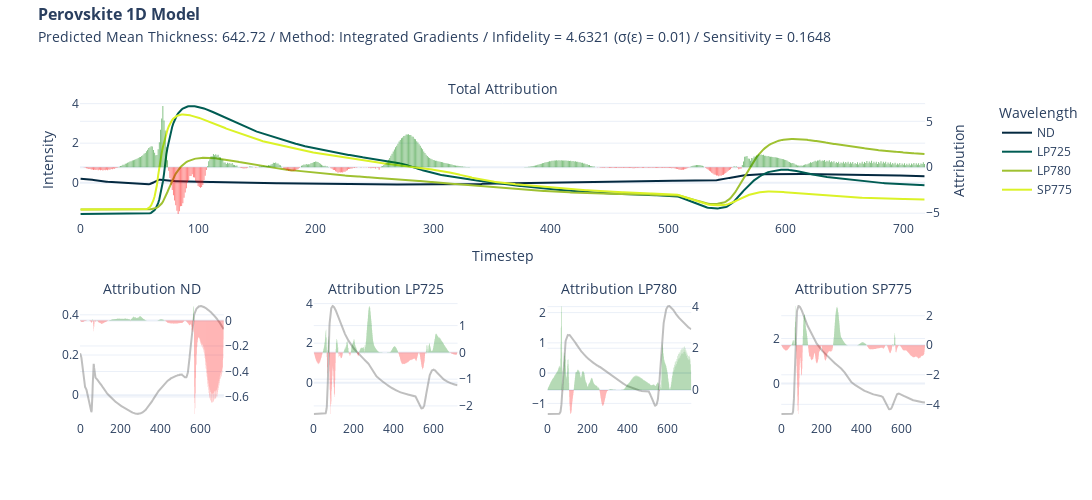

Write notebook code for a chart like this one.
### Code cell
import plotly.graph_objects as go


def format_title(title, subtitle=None, font_size=16, subtitle_font_size=14):
    title = f'<span style="font-size: {font_size}px;"><b>{title}</b></span>'
    if not subtitle:
        return title
    subtitle = f'<span style="font-size: {subtitle_font_size}px;">{subtitle}</span>'
    return f"{title}<br>{subtitle}"

if target == "pce":
    subtitle = "Predicted PCE: "
else:
    subtitle = "Predicted Mean Thickness: "


from plotly.subplots import make_subplots

fig = make_subplots(
    rows=2,
    cols=4,
    specs=[
        [{"secondary_y": True, "colspan": 4}, None, None, None],
        [
            {"secondary_y": True},
            {"secondary_y": True},
            {"secondary_y": True},
            {"secondary_y": True},
        ],
    ],
    subplot_titles=(
        format_title("", "Total Attribution"),
        format_title("", "Attribution ND"),
        format_title("", "Attribution LP725"),
        format_title("", "Attribution LP780"),
        format_title("", "Attribution SP775"),
    ),
)

fig.add_trace(
    go.Bar(
        y=attr_ig.squeeze().sum(axis=0),
        name="Attribution",
        marker_color=np.where(attr_ig.squeeze().sum(axis=0) < 0, "red", "green"),
        opacity=0.5,
        showlegend=False,
        marker_line_width=0,
    ),
    secondary_y=True,
)

fig.add_trace(go.Scatter(y=x[0], name="ND", marker_color="#042940"))
fig.add_trace(go.Scatter(y=x[1], name="LP725", marker_color="#005C53"))
fig.add_trace(go.Scatter(y=x[2], name="LP780", marker_color="#9FC131"))
fig.add_trace(go.Scatter(y=x[3], name="SP775", marker_color="#DBF227"))

fig.update_yaxes(title="Intensity")
fig.update_yaxes(title_text="Attribution", secondary_y=True)
fig.update_xaxes(title="Timestep")

fig.add_trace(
    go.Scatter(y=x[0], name="ND", marker_color="grey", opacity=0.5, showlegend=False),
    row=2,
    col=1,
)
fig.add_trace(
    go.Bar(
        y=attr_ig.squeeze()[0],
        marker_color=np.where(attr_ig.squeeze()[0] < 0, "red", "green"),
        opacity=0.5,
        showlegend=False,
        marker_line_width=0,
    ),
    secondary_y=True,
    row=2,
    col=1,
)

fig.update_yaxes(title=None, row=2, col=1)
fig.update_yaxes(title_text=None, secondary_y=True, row=2, col=1)
fig.update_xaxes(title=None, row=2, col=1)

fig.add_trace(
    go.Scatter(
        y=x[1], name="LP725", marker_color="grey", opacity=0.5, showlegend=False
    ),
    row=2,
    col=2,
)
fig.add_trace(
    go.Bar(
        y=attr_ig.squeeze()[1],
        marker_color=np.where(attr_ig.squeeze()[1] < 0, "red", "green"),
        opacity=0.5,
        showlegend=False,
        marker_line_width=0,
    ),
    secondary_y=True,
    row=2,
    col=2,
)

fig.update_yaxes(title=None, row=2, col=2)
fig.update_yaxes(title_text=None, secondary_y=True, row=2, col=2)
fig.update_xaxes(title=None, row=2, col=2)

fig.add_trace(
    go.Scatter(
        y=x[2], name="LP780", marker_color="grey", opacity=0.5, showlegend=False
    ),
    row=2,
    col=3,
)
fig.add_trace(
    go.Bar(
        y=attr_ig.squeeze()[2],
        marker_color=np.where(attr_ig.squeeze()[2] < 0, "red", "green"),
        opacity=0.5,
        showlegend=False,
        marker_line_width=0,
    ),
    secondary_y=True,
    row=2,
    col=3,
)

fig.update_yaxes(title=None, row=2, col=3)
fig.update_yaxes(title_text=None, secondary_y=True, row=2, col=3)
fig.update_xaxes(title=None, row=2, col=3)

fig.add_trace(
    go.Scatter(
        y=x[3], name="SP775", marker_color="grey", opacity=0.5, showlegend=False
    ),
    row=2,
    col=4,
)
fig.add_trace(
    go.Bar(
        y=attr_ig.squeeze()[3],
        marker_color=np.where(attr_ig.squeeze()[3] < 0, "red", "green"),
        opacity=0.5,
        showlegend=False,
        marker_line_width=0,
    ),
    secondary_y=True,
    row=2,
    col=4,
)

fig.update_yaxes(title=None, row=2, col=4)
fig.update_yaxes(title_text=None, secondary_y=True, row=2, col=4)
fig.update_xaxes(title=None, row=2, col=4)

fig.update_layout(
    title=format_title(
        "Perovskite 1D Model",
        subtitle
        + str(np.round(y,2))
        + " / Method: Integrated Gradients / Infidelity = "
        + str(*np.round(infid_ig.numpy(), 4))
        + " ("
        + "\u03C3"
        + "("
        + "\u03B5"
        + ") = "
        + str(std_noise)
        + ")"
        + " / Sensitivity = "
        + str(*np.round(sens_ig.numpy(), 4)),
    ),
    legend_title="Wavelength",
    title_y=0.96,
    title_x=0.035,
    template="plotly_white",
    height=500,
    width=1200,
)

fig.write_image("xai/images/" + target +"/1D/1D_ig.png", scale=2)

fig.show()

### Figure 1 — Plotly figure (JSON) as saved in the notebook; plotly's stock layout.template omitted (floating-point values rounded to 4 significant figures; data arrays with more than 128 entries replaced by an {"elided": "..."} marker saying what was removed)
{"data": [{"marker": {"color": {"elided": "719 str values"}, "line": {"width": 0}}, "name": "Attribution", "opacity": 0.5, "showlegend": false, "type": "bar", "xaxis": "x", "y": {"elided": "719 float values"}, "yaxis": "y2"}, {"marker": {"color": "#042940"}, "name": "ND", "type": "scatter", "y": {"elided": "719 float values"}}, {"marker": {"color": "#005C53"}, "name": "LP725", "type": "scatter", "y": {"elided": "719 float values"}}, {"marker": {"color": "#9FC131"}, "name": "LP780", "type": "scatter", "y": {"elided": "719 float values"}}, {"marker": {"color": "#DBF227"}, "name": "SP775", "type": "scatter", "y": {"elided": "719 float values"}}, {"marker": {"color": "grey"}, "name": "ND", "opacity": 0.5, "showlegend": false, "type": "scatter", "xaxis": "x2", "y": {"elided": "719 float values"}, "yaxis": "y3"}, {"marker": {"color": {"elided": "719 str values"}, "line": {"width": 0}}, "opacity": 0.5, "showlegend": false, "type": "bar", "xaxis": "x2", "y": {"elided": "719 float values"}, "yaxis": "y4"}, {"marker": {"color": "grey"}, "name": "LP725", "opacity": 0.5, "showlegend": false, "type": "scatter", "xaxis": "x3", "y": {"elided": "719 float values"}, "yaxis": "y5"}, {"marker": {"color": {"elided": "719 str values"}, "line": {"width": 0}}, "opacity": 0.5, "showlegend": false, "type": "bar", "xaxis": "x3", "y": {"elided": "719 float values"}, "yaxis": "y6"}, {"marker": {"color": "grey"}, "name": "LP780", "opacity": 0.5, "showlegend": false, "type": "scatter", "xaxis": "x4", "y": {"elided": "719 float values"}, "yaxis": "y7"}, {"marker": {"color": {"elided": "719 str values"}, "line": {"width": 0}}, "opacity": 0.5, "showlegend": false, "type": "bar", "xaxis": "x4", "y": {"elided": "719 float values"}, "yaxis": "y8"}, {"marker": {"color": "grey"}, "name": "SP775", "opacity": 0.5, "showlegend": false, "type": "scatter", "xaxis": "x5", "y": {"elided": "719 float values"}, "yaxis": "y9"}, {"marker": {"color": {"elided": "719 str values"}, "line": {"width": 0}}, "opacity": 0.5, "showlegend": false, "type": "bar", "xaxis": "x5", "y": {"elided": "719 float values"}, "yaxis": "y10"}], "layout": {"annotations": [{"font": {"size": 16}, "showarrow": false, "text": "<span style=\"font-size: 16px;\"><b></b></span><br><span style=\"font-size: 14px;\">Total Attribution</span>", "x": 0.47, "xanchor": "center", "xref": "paper", "y": 1, "yanchor": "bottom", "yref": "paper"}, {"font": {"size": 16}, "showarrow": false, "text": "<span style=\"font-size: 16px;\"><b></b></span><br><span style=\"font-size: 14px;\">Attribution ND</span>", "x": 0.08, "xanchor": "center", "xref": "paper", "y": 0.375, "yanchor": "bottom", "yref": "paper"}, {"font": {"size": 16}, "showarrow": false, "text": "<span style=\"font-size: 16px;\"><b></b></span><br><span style=\"font-size: 14px;\">Attribution LP725</span>", "x": 0.34, "xanchor": "center", "xref": "paper", "y": 0.375, "yanchor": "bottom", "yref": "paper"}, {"font": {"size": 16}, "showarrow": false, "text": "<span style=\"font-size: 16px;\"><b></b></span><br><span style=\"font-size: 14px;\">Attribution LP780</span>", "x": 0.6, "xanchor": "center", "xref": "paper", "y": 0.375, "yanchor": "bottom", "yref": "paper"}, {"font": {"size": 16}, "showarrow": false, "text": "<span style=\"font-size: 16px;\"><b></b></span><br><span style=\"font-size: 14px;\">Attribution SP775</span>", "x": 0.86, "xanchor": "center", "xref": "paper", "y": 0.375, "yanchor": "bottom", "yref": "paper"}], "height": 500, "legend": {"title": {"text": "Wavelength"}}, "title": {"text": "<span style=\"font-size: 16px;\"><b>Perovskite 1D Model</b></span><br><span style=\"font-size: 14px;\">Predicted Mean Thickness: 642.72 / Method: Integrated Gradients / Infidelity = 4.6321 (σ(ε) = 0.01) / Sensitivity = 0.1648</span>", "x": 0.035, "y": 0.96}, "width": 1200, "xaxis": {"anchor": "y", "domain": [0, 0.94], "title": {"text": "Timestep"}}, "xaxis2": {"anchor": "y3", "domain": [0, 0.16], "title": {}}, "xaxis3": {"anchor": "y5", "domain": [0.26, 0.42], "title": {}}, "xaxis4": {"anchor": "y7", "domain": [0.52, 0.68], "title": {}}, "xaxis5": {"anchor": "y9", "domain": [0.78, 0.94], "title": {}}, "yaxis": {"anchor": "x", "domain": [0.625, 1], "title": {"text": "Intensity"}}, "yaxis10": {"anchor": "x5", "overlaying": "y9", "side": "right", "title": {}}, "yaxis2": {"anchor": "x", "overlaying": "y", "side": "right", "title": {"text": "Attribution"}}, "yaxis3": {"anchor": "x2", "domain": [0, 0.375], "title": {}}, "yaxis4": {"anchor": "x2", "overlaying": "y3", "side": "right", "title": {}}, "yaxis5": {"anchor": "x3", "domain": [0, 0.375], "title": {}}, "yaxis6": {"anchor": "x3", "overlaying": "y5", "side": "right", "title": {}}, "yaxis7": {"anchor": "x4", "domain": [0, 0.375], "title": {}}, "yaxis8": {"anchor": "x4", "overlaying": "y7", "side": "right", "title": {}}, "yaxis9": {"anchor": "x5", "domain": [0, 0.375], "title": {}}}}
